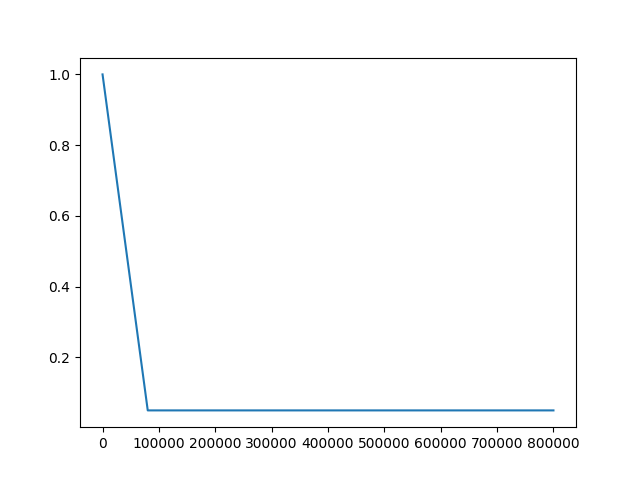

Reproduce this figure in Python.
import jax.numpy as jnp
from jax import jit
from jax import lax
import matplotlib.pyplot as plt
config = {"EPSILON_START":1.0,
          "EPSILON_FINISH": 0.05,
          "EPSILON_ANNEAL_TIME": 25e4}

e_values = []
for t in range(800000):
    eps = jnp.clip(  # get epsilon
                    (
                        (config["EPSILON_FINISH"] - config["EPSILON_START"])
                        / config["EPSILON_ANNEAL_TIME"]
                    )
                    * t
                    + config["EPSILON_START"],
                    config["EPSILON_FINISH"],
                )
    e_values.append(float(eps))

#plt.plot(range(800000), e_values)
#plt.show()
print("check")

start = 1.0
end = 0.05
end_fraction=0.1
e_values = []
total_steps = 800000

for t in range(800000):
    progress_remaining = (total_steps-t)/total_steps
    if (1 - progress_remaining) > end_fraction:
        eps = end
    else:
        eps = start + (1 - progress_remaining) * (end - start) / end_fraction
    e_values.append(float(eps))

plt.clf()
plt.plot(range(800000), e_values)
plt.savefig("temp.png")
plt.show()
print("check")


